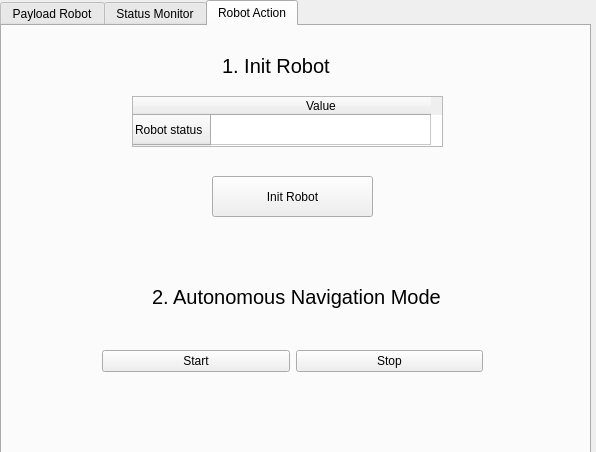
<?xml version="1.0" encoding="UTF-8"?>
<ui version="4.0">
 <class>RobotGUI</class>
 <widget class="QWidget" name="RobotGUI">
  <property name="geometry">
   <rect>
    <x>0</x>
    <y>0</y>
    <width>596</width>
    <height>452</height>
   </rect>
  </property>
  <property name="windowTitle">
   <string>RobotGUI</string>
  </property>
  <widget class="QTabWidget" name="tabWidget">
   <property name="geometry">
    <rect>
     <x>0</x>
     <y>0</y>
     <width>591</width>
     <height>461</height>
    </rect>
   </property>
   <property name="toolTip">
    <string>&lt;html&gt;&lt;head/&gt;&lt;body&gt;&lt;p&gt;&lt;br/&gt;&lt;/p&gt;&lt;/body&gt;&lt;/html&gt;</string>
   </property>
   <property name="currentIndex">
    <number>2</number>
   </property>
   <widget class="QWidget" name="tab">
    <attribute name="title">
     <string>Payload Robot</string>
    </attribute>
    <widget class="QPushButton" name="saveButton">
     <property name="geometry">
      <rect>
       <x>370</x>
       <y>340</y>
       <width>121</width>
       <height>31</height>
      </rect>
     </property>
     <property name="toolTip">
      <string>&lt;html&gt;&lt;head/&gt;&lt;body&gt;&lt;p&gt;Save Input&lt;/p&gt;&lt;/body&gt;&lt;/html&gt;</string>
     </property>
     <property name="text">
      <string>Save</string>
     </property>
    </widget>
    <widget class="QWidget" name="horizontalLayoutWidget_3">
     <property name="geometry">
      <rect>
       <x>20</x>
       <y>80</y>
       <width>191</width>
       <height>41</height>
      </rect>
     </property>
     <layout class="QHBoxLayout" name="horizontalLayout_3">
      <item>
       <widget class="QLabel" name="label_10">
        <property name="text">
         <string>Payload Type:</string>
        </property>
       </widget>
      </item>
      <item>
       <widget class="QComboBox" name="comboBoxPayload"/>
      </item>
     </layout>
    </widget>
    <widget class="QWidget" name="horizontalLayoutWidget_4">
     <property name="geometry">
      <rect>
       <x>20</x>
       <y>150</y>
       <width>191</width>
       <height>41</height>
      </rect>
     </property>
     <layout class="QHBoxLayout" name="horizontalLayout_4">
      <item>
       <widget class="QLabel" name="label_11">
        <property name="text">
         <string>Number of items:</string>
        </property>
       </widget>
      </item>
      <item>
       <widget class="QSpinBox" name="spinBoxNumItems"/>
      </item>
     </layout>
    </widget>
    <widget class="QPushButton" name="addButton">
     <property name="geometry">
      <rect>
       <x>80</x>
       <y>200</y>
       <width>89</width>
       <height>25</height>
      </rect>
     </property>
     <property name="toolTip">
      <string>&lt;html&gt;&lt;head/&gt;&lt;body&gt;&lt;p&gt;Add to file&lt;/p&gt;&lt;/body&gt;&lt;/html&gt;</string>
     </property>
     <property name="text">
      <string>Add</string>
     </property>
    </widget>
    <widget class="QTableWidget" name="tableWidgetTujuan">
     <property name="geometry">
      <rect>
       <x>270</x>
       <y>80</y>
       <width>311</width>
       <height>251</height>
      </rect>
     </property>
     <attribute name="horizontalHeaderDefaultSectionSize">
      <number>150</number>
     </attribute>
     <column>
      <property name="text">
       <string>No. Laci</string>
      </property>
     </column>
     <column>
      <property name="text">
       <string>Tujuan</string>
      </property>
     </column>
    </widget>
    <widget class="QLabel" name="label">
     <property name="geometry">
      <rect>
       <x>0</x>
       <y>36</y>
       <width>251</width>
       <height>31</height>
      </rect>
     </property>
     <property name="text">
      <string>1. Masukkan jenis dan jumlah barang</string>
     </property>
    </widget>
    <widget class="QLabel" name="label_2">
     <property name="geometry">
      <rect>
       <x>280</x>
       <y>40</y>
       <width>281</width>
       <height>17</height>
      </rect>
     </property>
     <property name="text">
      <string>2. Masukkan Tujuan</string>
     </property>
    </widget>
   </widget>
   <widget class="QWidget" name="tab_2">
    <attribute name="title">
     <string>Status Monitor</string>
    </attribute>
    <widget class="QPushButton" name="refreshButton">
     <property name="geometry">
      <rect>
       <x>210</x>
       <y>330</y>
       <width>141</width>
       <height>41</height>
      </rect>
     </property>
     <property name="toolTip">
      <string>&lt;html&gt;&lt;head/&gt;&lt;body&gt;&lt;p&gt;Update current changes&lt;/p&gt;&lt;/body&gt;&lt;/html&gt;</string>
     </property>
     <property name="text">
      <string>Refresh</string>
     </property>
    </widget>
    <widget class="QTableWidget" name="tableWidgetRobotStatus">
     <property name="geometry">
      <rect>
       <x>0</x>
       <y>60</y>
       <width>260</width>
       <height>191</height>
      </rect>
     </property>
     <property name="sizePolicy">
      <sizepolicy hsizetype="Expanding" vsizetype="Expanding">
       <horstretch>1</horstretch>
       <verstretch>0</verstretch>
      </sizepolicy>
     </property>
     <property name="minimumSize">
      <size>
       <width>260</width>
       <height>0</height>
      </size>
     </property>
     <attribute name="horizontalHeaderDefaultSectionSize">
      <number>150</number>
     </attribute>
     <attribute name="horizontalHeaderMinimumSectionSize">
      <number>50</number>
     </attribute>
     <attribute name="horizontalHeaderShowSortIndicator" stdset="0">
      <bool>false</bool>
     </attribute>
     <attribute name="verticalHeaderDefaultSectionSize">
      <number>40</number>
     </attribute>
     <attribute name="verticalHeaderMinimumSectionSize">
      <number>40</number>
     </attribute>
     <row>
      <property name="text">
       <string>Power</string>
      </property>
     </row>
     <row>
      <property name="text">
       <string>IP Address</string>
      </property>
     </row>
     <row>
      <property name="text">
       <string>Position</string>
      </property>
     </row>
     <row>
      <property name="text">
       <string>Payload Type</string>
      </property>
     </row>
     <column>
      <property name="text">
       <string>Value</string>
      </property>
     </column>
    </widget>
    <widget class="QTableWidget" name="tableWidgetPayloadStatus">
     <property name="geometry">
      <rect>
       <x>270</x>
       <y>60</y>
       <width>311</width>
       <height>192</height>
      </rect>
     </property>
     <attribute name="horizontalHeaderDefaultSectionSize">
      <number>100</number>
     </attribute>
     <attribute name="verticalHeaderDefaultSectionSize">
      <number>30</number>
     </attribute>
     <column>
      <property name="text">
       <string>No.Laci</string>
      </property>
     </column>
     <column>
      <property name="text">
       <string>Tujuan</string>
      </property>
     </column>
     <column>
      <property name="text">
       <string>Status</string>
      </property>
     </column>
     <column>
      <property name="text">
       <string>Timestamp</string>
      </property>
     </column>
    </widget>
    <widget class="QLabel" name="label_8">
     <property name="geometry">
      <rect>
       <x>70</x>
       <y>30</y>
       <width>121</width>
       <height>17</height>
      </rect>
     </property>
     <property name="font">
      <font>
       <pointsize>14</pointsize>
      </font>
     </property>
     <property name="text">
      <string>Robot Status</string>
     </property>
    </widget>
    <widget class="QLabel" name="label_9">
     <property name="geometry">
      <rect>
       <x>360</x>
       <y>26</y>
       <width>161</width>
       <height>21</height>
      </rect>
     </property>
     <property name="font">
      <font>
       <pointsize>14</pointsize>
      </font>
     </property>
     <property name="text">
      <string>Payload Status</string>
     </property>
    </widget>
   </widget>
   <widget class="QWidget" name="tab_3">
    <attribute name="title">
     <string>Robot Action</string>
    </attribute>
    <widget class="QPushButton" name="initButton">
     <property name="geometry">
      <rect>
       <x>210</x>
       <y>150</y>
       <width>161</width>
       <height>41</height>
      </rect>
     </property>
     <property name="toolTip">
      <string>&lt;html&gt;&lt;head/&gt;&lt;body&gt;&lt;p&gt;Inisialisasi Robot &lt;/p&gt;&lt;/body&gt;&lt;/html&gt;</string>
     </property>
     <property name="text">
      <string>Init Robot</string>
     </property>
    </widget>
    <widget class="QLabel" name="label_3">
     <property name="geometry">
      <rect>
       <x>150</x>
       <y>250</y>
       <width>311</width>
       <height>41</height>
      </rect>
     </property>
     <property name="font">
      <font>
       <pointsize>15</pointsize>
      </font>
     </property>
     <property name="text">
      <string>2. Autonomous Navigation Mode</string>
     </property>
    </widget>
    <widget class="QWidget" name="horizontalLayoutWidget">
     <property name="geometry">
      <rect>
       <x>100</x>
       <y>280</y>
       <width>381</width>
       <height>111</height>
      </rect>
     </property>
     <layout class="QHBoxLayout" name="horizontalLayout">
      <item>
       <widget class="QPushButton" name="startButton">
        <property name="toolTip">
         <string>&lt;html&gt;&lt;head/&gt;&lt;body&gt;&lt;p&gt;Menyalakan fungsi autonomous navigasi robot&lt;/p&gt;&lt;p&gt;&lt;br/&gt;&lt;/p&gt;&lt;/body&gt;&lt;/html&gt;</string>
        </property>
        <property name="text">
         <string>Start</string>
        </property>
       </widget>
      </item>
      <item>
       <widget class="QPushButton" name="stopButton">
        <property name="toolTip">
         <string>&lt;html&gt;&lt;head/&gt;&lt;body&gt;&lt;p&gt;Mematikan fungsi autonomous navigasi robot&lt;/p&gt;&lt;p&gt;&lt;br/&gt;&lt;/p&gt;&lt;/body&gt;&lt;/html&gt;</string>
        </property>
        <property name="text">
         <string>Stop</string>
        </property>
       </widget>
      </item>
     </layout>
    </widget>
    <widget class="QLabel" name="label_4">
     <property name="geometry">
      <rect>
       <x>220</x>
       <y>30</y>
       <width>131</width>
       <height>20</height>
      </rect>
     </property>
     <property name="font">
      <font>
       <pointsize>15</pointsize>
      </font>
     </property>
     <property name="text">
      <string>1. Init Robot</string>
     </property>
    </widget>
    <widget class="QTableWidget" name="InitRobottableWidget">
     <property name="geometry">
      <rect>
       <x>130</x>
       <y>70</y>
       <width>311</width>
       <height>51</height>
      </rect>
     </property>
     <attribute name="horizontalHeaderDefaultSectionSize">
      <number>220</number>
     </attribute>
     <attribute name="horizontalHeaderMinimumSectionSize">
      <number>52</number>
     </attribute>
     <row>
      <property name="text">
       <string>Robot status</string>
      </property>
     </row>
     <column>
      <property name="text">
       <string>Value</string>
      </property>
     </column>
    </widget>
   </widget>
  </widget>
 </widget>
 <resources/>
 <connections/>
</ui>
